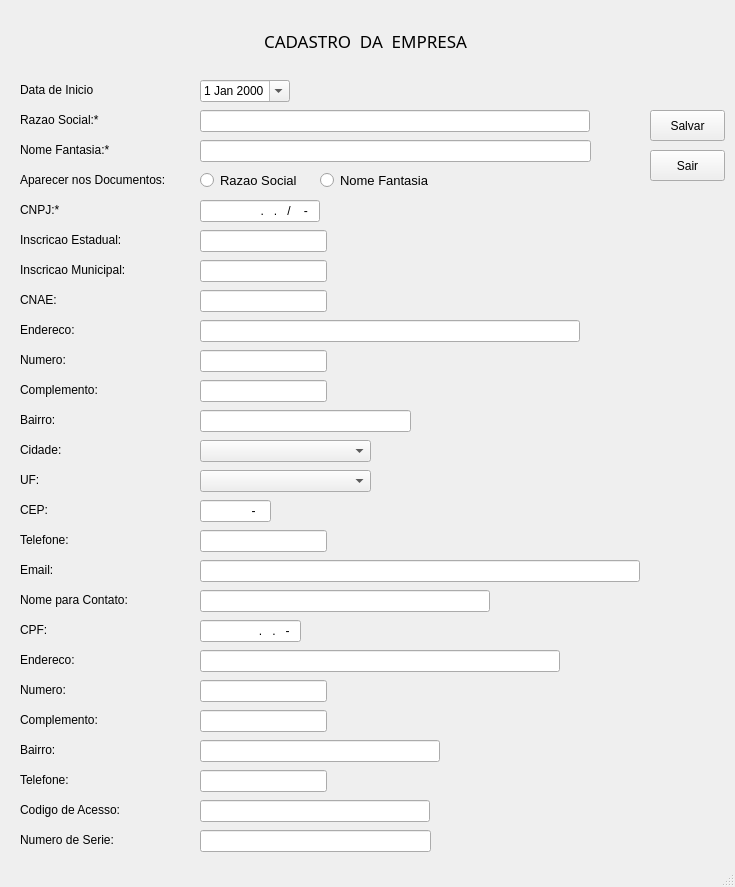
<?xml version="1.0" encoding="UTF-8"?>
<ui version="4.0">
 <class>empresa</class>
 <widget class="QMainWindow" name="empresa">
  <property name="geometry">
   <rect>
    <x>0</x>
    <y>0</y>
    <width>735</width>
    <height>887</height>
   </rect>
  </property>
  <property name="windowTitle">
   <string>MainWindow</string>
  </property>
  <property name="styleSheet">
   <string notr="true"/>
  </property>
  <widget class="QWidget" name="centralwidget">
   <widget class="QLabel" name="label_3">
    <property name="geometry">
     <rect>
      <x>20</x>
      <y>140</y>
      <width>170</width>
      <height>20</height>
     </rect>
    </property>
    <property name="styleSheet">
     <string notr="true"/>
    </property>
    <property name="text">
     <string>Nome Fantasia:*</string>
    </property>
   </widget>
   <widget class="QLineEdit" name="mcgc">
    <property name="geometry">
     <rect>
      <x>200</x>
      <y>200</y>
      <width>120</width>
      <height>22</height>
     </rect>
    </property>
    <property name="styleSheet">
     <string notr="true"/>
    </property>
    <property name="inputMask">
     <string>99.999.999/9999-99</string>
    </property>
    <property name="alignment">
     <set>Qt::AlignRight|Qt::AlignTrailing|Qt::AlignVCenter</set>
    </property>
   </widget>
   <widget class="QComboBox" name="comboBox">
    <property name="geometry">
     <rect>
      <x>200</x>
      <y>470</y>
      <width>171</width>
      <height>22</height>
     </rect>
    </property>
    <property name="styleSheet">
     <string notr="true"/>
    </property>
   </widget>
   <widget class="QLabel" name="label_2">
    <property name="geometry">
     <rect>
      <x>20</x>
      <y>110</y>
      <width>170</width>
      <height>20</height>
     </rect>
    </property>
    <property name="styleSheet">
     <string notr="true"/>
    </property>
    <property name="text">
     <string>Razao Social:*</string>
    </property>
   </widget>
   <widget class="QDateEdit" name="mdataini">
    <property name="geometry">
     <rect>
      <x>200</x>
      <y>80</y>
      <width>90</width>
      <height>22</height>
     </rect>
    </property>
    <property name="styleSheet">
     <string notr="true"/>
    </property>
    <property name="calendarPopup">
     <bool>true</bool>
    </property>
   </widget>
   <widget class="QComboBox" name="comboBox_2">
    <property name="geometry">
     <rect>
      <x>200</x>
      <y>440</y>
      <width>171</width>
      <height>22</height>
     </rect>
    </property>
    <property name="styleSheet">
     <string notr="true"/>
    </property>
   </widget>
   <widget class="QLineEdit" name="mfantasia">
    <property name="geometry">
     <rect>
      <x>200</x>
      <y>140</y>
      <width>391</width>
      <height>22</height>
     </rect>
    </property>
    <property name="styleSheet">
     <string notr="true"/>
    </property>
   </widget>
   <widget class="QLineEdit" name="minsc">
    <property name="geometry">
     <rect>
      <x>200</x>
      <y>230</y>
      <width>127</width>
      <height>22</height>
     </rect>
    </property>
    <property name="styleSheet">
     <string notr="true"/>
    </property>
   </widget>
   <widget class="QLabel" name="label_25">
    <property name="geometry">
     <rect>
      <x>20</x>
      <y>440</y>
      <width>170</width>
      <height>20</height>
     </rect>
    </property>
    <property name="styleSheet">
     <string notr="true"/>
    </property>
    <property name="text">
     <string>Cidade:</string>
    </property>
   </widget>
   <widget class="QLabel" name="label_21">
    <property name="geometry">
     <rect>
      <x>20</x>
      <y>320</y>
      <width>170</width>
      <height>20</height>
     </rect>
    </property>
    <property name="styleSheet">
     <string notr="true"/>
    </property>
    <property name="text">
     <string>Endereco:</string>
    </property>
   </widget>
   <widget class="QLineEdit" name="mrazao">
    <property name="geometry">
     <rect>
      <x>200</x>
      <y>110</y>
      <width>390</width>
      <height>22</height>
     </rect>
    </property>
    <property name="styleSheet">
     <string notr="true"/>
    </property>
   </widget>
   <widget class="QLabel" name="label_9">
    <property name="geometry">
     <rect>
      <x>20</x>
      <y>200</y>
      <width>170</width>
      <height>20</height>
     </rect>
    </property>
    <property name="styleSheet">
     <string notr="true"/>
    </property>
    <property name="text">
     <string>CNPJ:*</string>
    </property>
   </widget>
   <widget class="QLabel" name="label_11">
    <property name="geometry">
     <rect>
      <x>20</x>
      <y>230</y>
      <width>170</width>
      <height>20</height>
     </rect>
    </property>
    <property name="styleSheet">
     <string notr="true"/>
    </property>
    <property name="text">
     <string>Inscricao Estadual:</string>
    </property>
   </widget>
   <widget class="QLineEdit" name="mcnae">
    <property name="geometry">
     <rect>
      <x>200</x>
      <y>290</y>
      <width>127</width>
      <height>22</height>
     </rect>
    </property>
    <property name="styleSheet">
     <string notr="true"/>
    </property>
   </widget>
   <widget class="QLabel" name="label_6">
    <property name="geometry">
     <rect>
      <x>20</x>
      <y>170</y>
      <width>170</width>
      <height>20</height>
     </rect>
    </property>
    <property name="styleSheet">
     <string notr="true"/>
    </property>
    <property name="text">
     <string>Aparecer nos Documentos: </string>
    </property>
   </widget>
   <widget class="QLabel" name="label_13">
    <property name="geometry">
     <rect>
      <x>20</x>
      <y>290</y>
      <width>170</width>
      <height>20</height>
     </rect>
    </property>
    <property name="styleSheet">
     <string notr="true"/>
    </property>
    <property name="text">
     <string>CNAE:</string>
    </property>
   </widget>
   <widget class="QLabel" name="label_12">
    <property name="geometry">
     <rect>
      <x>20</x>
      <y>260</y>
      <width>170</width>
      <height>20</height>
     </rect>
    </property>
    <property name="styleSheet">
     <string notr="true"/>
    </property>
    <property name="text">
     <string>Inscricao Municipal:</string>
    </property>
   </widget>
   <widget class="QLabel" name="label">
    <property name="geometry">
     <rect>
      <x>20</x>
      <y>80</y>
      <width>170</width>
      <height>20</height>
     </rect>
    </property>
    <property name="styleSheet">
     <string notr="true"/>
    </property>
    <property name="text">
     <string>Data de Inicio</string>
    </property>
   </widget>
   <widget class="QLineEdit" name="minsc_mun">
    <property name="geometry">
     <rect>
      <x>200</x>
      <y>260</y>
      <width>127</width>
      <height>22</height>
     </rect>
    </property>
    <property name="styleSheet">
     <string notr="true"/>
    </property>
   </widget>
   <widget class="QLabel" name="label_30">
    <property name="geometry">
     <rect>
      <x>20</x>
      <y>470</y>
      <width>170</width>
      <height>20</height>
     </rect>
    </property>
    <property name="styleSheet">
     <string notr="true"/>
    </property>
    <property name="text">
     <string>UF:</string>
    </property>
   </widget>
   <widget class="QRadioButton" name="rb_nome_cab_razao">
    <property name="geometry">
     <rect>
      <x>200</x>
      <y>170</y>
      <width>111</width>
      <height>20</height>
     </rect>
    </property>
    <property name="font">
     <font>
      <family>Arial</family>
      <pointsize>10</pointsize>
      <italic>false</italic>
      <bold>false</bold>
     </font>
    </property>
    <property name="styleSheet">
     <string notr="true"/>
    </property>
    <property name="text">
     <string>Razao Social</string>
    </property>
   </widget>
   <widget class="QLabel" name="cadastro_empresa">
    <property name="geometry">
     <rect>
      <x>200</x>
      <y>20</y>
      <width>331</width>
      <height>41</height>
     </rect>
    </property>
    <property name="font">
     <font>
      <family>Rockwell Extra Bold</family>
      <pointsize>13</pointsize>
      <italic>false</italic>
      <bold>false</bold>
     </font>
    </property>
    <property name="focusPolicy">
     <enum>Qt::NoFocus</enum>
    </property>
    <property name="layoutDirection">
     <enum>Qt::LeftToRight</enum>
    </property>
    <property name="styleSheet">
     <string notr="true"/>
    </property>
    <property name="text">
     <string>CADASTRO  DA  EMPRESA</string>
    </property>
    <property name="textFormat">
     <enum>Qt::AutoText</enum>
    </property>
    <property name="alignment">
     <set>Qt::AlignCenter</set>
    </property>
   </widget>
   <widget class="QRadioButton" name="rb_nome_cab_fantasia">
    <property name="geometry">
     <rect>
      <x>320</x>
      <y>170</y>
      <width>121</width>
      <height>20</height>
     </rect>
    </property>
    <property name="font">
     <font>
      <family>Arial</family>
      <pointsize>10</pointsize>
      <italic>false</italic>
      <bold>false</bold>
     </font>
    </property>
    <property name="styleSheet">
     <string notr="true"/>
    </property>
    <property name="text">
     <string>Nome Fantasia</string>
    </property>
   </widget>
   <widget class="QLabel" name="label_22">
    <property name="geometry">
     <rect>
      <x>20</x>
      <y>350</y>
      <width>170</width>
      <height>20</height>
     </rect>
    </property>
    <property name="styleSheet">
     <string notr="true"/>
    </property>
    <property name="text">
     <string>Numero:</string>
    </property>
   </widget>
   <widget class="QLabel" name="label_23">
    <property name="geometry">
     <rect>
      <x>20</x>
      <y>380</y>
      <width>170</width>
      <height>20</height>
     </rect>
    </property>
    <property name="styleSheet">
     <string notr="true"/>
    </property>
    <property name="text">
     <string>Complemento:</string>
    </property>
   </widget>
   <widget class="QLabel" name="label_24">
    <property name="geometry">
     <rect>
      <x>20</x>
      <y>410</y>
      <width>170</width>
      <height>20</height>
     </rect>
    </property>
    <property name="styleSheet">
     <string notr="true"/>
    </property>
    <property name="text">
     <string>Bairro:</string>
    </property>
   </widget>
   <widget class="QLabel" name="label_26">
    <property name="geometry">
     <rect>
      <x>20</x>
      <y>500</y>
      <width>170</width>
      <height>20</height>
     </rect>
    </property>
    <property name="styleSheet">
     <string notr="true"/>
    </property>
    <property name="text">
     <string>CEP:</string>
    </property>
   </widget>
   <widget class="QLabel" name="label_27">
    <property name="geometry">
     <rect>
      <x>20</x>
      <y>530</y>
      <width>170</width>
      <height>20</height>
     </rect>
    </property>
    <property name="styleSheet">
     <string notr="true"/>
    </property>
    <property name="text">
     <string>Telefone:</string>
    </property>
   </widget>
   <widget class="QLabel" name="label_28">
    <property name="geometry">
     <rect>
      <x>20</x>
      <y>560</y>
      <width>170</width>
      <height>20</height>
     </rect>
    </property>
    <property name="styleSheet">
     <string notr="true"/>
    </property>
    <property name="text">
     <string>Email:</string>
    </property>
   </widget>
   <widget class="QLabel" name="label_29">
    <property name="geometry">
     <rect>
      <x>20</x>
      <y>590</y>
      <width>170</width>
      <height>20</height>
     </rect>
    </property>
    <property name="styleSheet">
     <string notr="true"/>
    </property>
    <property name="text">
     <string>Nome para Contato:</string>
    </property>
   </widget>
   <widget class="QLabel" name="label_31">
    <property name="geometry">
     <rect>
      <x>20</x>
      <y>620</y>
      <width>170</width>
      <height>20</height>
     </rect>
    </property>
    <property name="styleSheet">
     <string notr="true"/>
    </property>
    <property name="text">
     <string>CPF:</string>
    </property>
   </widget>
   <widget class="QLabel" name="label_32">
    <property name="geometry">
     <rect>
      <x>20</x>
      <y>650</y>
      <width>170</width>
      <height>20</height>
     </rect>
    </property>
    <property name="styleSheet">
     <string notr="true"/>
    </property>
    <property name="text">
     <string>Endereco:</string>
    </property>
   </widget>
   <widget class="QLabel" name="label_33">
    <property name="geometry">
     <rect>
      <x>20</x>
      <y>680</y>
      <width>170</width>
      <height>20</height>
     </rect>
    </property>
    <property name="styleSheet">
     <string notr="true"/>
    </property>
    <property name="text">
     <string>Numero:</string>
    </property>
   </widget>
   <widget class="QLabel" name="label_34">
    <property name="geometry">
     <rect>
      <x>20</x>
      <y>740</y>
      <width>170</width>
      <height>20</height>
     </rect>
    </property>
    <property name="styleSheet">
     <string notr="true"/>
    </property>
    <property name="text">
     <string>Bairro:</string>
    </property>
   </widget>
   <widget class="QLabel" name="label_35">
    <property name="geometry">
     <rect>
      <x>20</x>
      <y>710</y>
      <width>170</width>
      <height>20</height>
     </rect>
    </property>
    <property name="styleSheet">
     <string notr="true"/>
    </property>
    <property name="text">
     <string>Complemento:</string>
    </property>
   </widget>
   <widget class="QLabel" name="label_38">
    <property name="geometry">
     <rect>
      <x>20</x>
      <y>770</y>
      <width>170</width>
      <height>20</height>
     </rect>
    </property>
    <property name="styleSheet">
     <string notr="true"/>
    </property>
    <property name="text">
     <string>Telefone:</string>
    </property>
   </widget>
   <widget class="QLabel" name="label_40">
    <property name="geometry">
     <rect>
      <x>20</x>
      <y>830</y>
      <width>170</width>
      <height>20</height>
     </rect>
    </property>
    <property name="styleSheet">
     <string notr="true"/>
    </property>
    <property name="text">
     <string>Numero de Serie:</string>
    </property>
   </widget>
   <widget class="QLabel" name="label_41">
    <property name="geometry">
     <rect>
      <x>20</x>
      <y>800</y>
      <width>170</width>
      <height>20</height>
     </rect>
    </property>
    <property name="styleSheet">
     <string notr="true"/>
    </property>
    <property name="text">
     <string>Codigo de Acesso:</string>
    </property>
   </widget>
   <widget class="QLineEdit" name="mend_firma">
    <property name="geometry">
     <rect>
      <x>200</x>
      <y>320</y>
      <width>380</width>
      <height>22</height>
     </rect>
    </property>
    <property name="styleSheet">
     <string notr="true"/>
    </property>
   </widget>
   <widget class="QLineEdit" name="mnumero">
    <property name="geometry">
     <rect>
      <x>200</x>
      <y>350</y>
      <width>127</width>
      <height>22</height>
     </rect>
    </property>
    <property name="styleSheet">
     <string notr="true"/>
    </property>
   </widget>
   <widget class="QLineEdit" name="mcomplemento">
    <property name="geometry">
     <rect>
      <x>200</x>
      <y>380</y>
      <width>127</width>
      <height>22</height>
     </rect>
    </property>
    <property name="styleSheet">
     <string notr="true"/>
    </property>
   </widget>
   <widget class="QLineEdit" name="mbairro">
    <property name="geometry">
     <rect>
      <x>200</x>
      <y>410</y>
      <width>211</width>
      <height>22</height>
     </rect>
    </property>
    <property name="styleSheet">
     <string notr="true"/>
    </property>
   </widget>
   <widget class="QLineEdit" name="mcep">
    <property name="geometry">
     <rect>
      <x>200</x>
      <y>500</y>
      <width>71</width>
      <height>22</height>
     </rect>
    </property>
    <property name="styleSheet">
     <string notr="true"/>
    </property>
    <property name="inputMask">
     <string>99999-999</string>
    </property>
    <property name="alignment">
     <set>Qt::AlignRight|Qt::AlignTrailing|Qt::AlignVCenter</set>
    </property>
   </widget>
   <widget class="QLineEdit" name="mfone">
    <property name="geometry">
     <rect>
      <x>200</x>
      <y>530</y>
      <width>127</width>
      <height>22</height>
     </rect>
    </property>
    <property name="styleSheet">
     <string notr="true"/>
    </property>
   </widget>
   <widget class="QLineEdit" name="memail">
    <property name="geometry">
     <rect>
      <x>200</x>
      <y>560</y>
      <width>440</width>
      <height>22</height>
     </rect>
    </property>
    <property name="styleSheet">
     <string notr="true"/>
    </property>
   </widget>
   <widget class="QLineEdit" name="mcontato">
    <property name="geometry">
     <rect>
      <x>200</x>
      <y>590</y>
      <width>290</width>
      <height>22</height>
     </rect>
    </property>
    <property name="styleSheet">
     <string notr="true"/>
    </property>
   </widget>
   <widget class="QLineEdit" name="mcont_cpf">
    <property name="geometry">
     <rect>
      <x>200</x>
      <y>620</y>
      <width>101</width>
      <height>22</height>
     </rect>
    </property>
    <property name="styleSheet">
     <string notr="true"/>
    </property>
    <property name="inputMask">
     <string>999.999.999-99</string>
    </property>
    <property name="alignment">
     <set>Qt::AlignRight|Qt::AlignTrailing|Qt::AlignVCenter</set>
    </property>
   </widget>
   <widget class="QLineEdit" name="mlogradouro">
    <property name="geometry">
     <rect>
      <x>200</x>
      <y>650</y>
      <width>360</width>
      <height>22</height>
     </rect>
    </property>
    <property name="styleSheet">
     <string notr="true"/>
    </property>
   </widget>
   <widget class="QLineEdit" name="mcont_numer">
    <property name="geometry">
     <rect>
      <x>200</x>
      <y>680</y>
      <width>127</width>
      <height>22</height>
     </rect>
    </property>
    <property name="styleSheet">
     <string notr="true"/>
    </property>
   </widget>
   <widget class="QLineEdit" name="mcont_compl">
    <property name="geometry">
     <rect>
      <x>200</x>
      <y>710</y>
      <width>127</width>
      <height>22</height>
     </rect>
    </property>
    <property name="styleSheet">
     <string notr="true"/>
    </property>
   </widget>
   <widget class="QLineEdit" name="mcont_bairr">
    <property name="geometry">
     <rect>
      <x>200</x>
      <y>740</y>
      <width>240</width>
      <height>22</height>
     </rect>
    </property>
    <property name="styleSheet">
     <string notr="true"/>
    </property>
   </widget>
   <widget class="QLineEdit" name="mcont_tel">
    <property name="geometry">
     <rect>
      <x>200</x>
      <y>770</y>
      <width>127</width>
      <height>22</height>
     </rect>
    </property>
    <property name="styleSheet">
     <string notr="true"/>
    </property>
   </widget>
   <widget class="QLineEdit" name="mcod_acess">
    <property name="geometry">
     <rect>
      <x>200</x>
      <y>800</y>
      <width>230</width>
      <height>22</height>
     </rect>
    </property>
    <property name="styleSheet">
     <string notr="true"/>
    </property>
   </widget>
   <widget class="QLineEdit" name="mserie">
    <property name="geometry">
     <rect>
      <x>200</x>
      <y>830</y>
      <width>231</width>
      <height>22</height>
     </rect>
    </property>
    <property name="styleSheet">
     <string notr="true"/>
    </property>
   </widget>
   <widget class="QPushButton" name="bt_salvar">
    <property name="geometry">
     <rect>
      <x>650</x>
      <y>110</y>
      <width>75</width>
      <height>31</height>
     </rect>
    </property>
    <property name="text">
     <string>Salvar</string>
    </property>
   </widget>
   <widget class="QPushButton" name="bt_sair">
    <property name="geometry">
     <rect>
      <x>650</x>
      <y>150</y>
      <width>75</width>
      <height>31</height>
     </rect>
    </property>
    <property name="text">
     <string>Sair</string>
    </property>
   </widget>
  </widget>
  <widget class="QStatusBar" name="statusbar"/>
 </widget>
 <tabstops>
  <tabstop>mdataini</tabstop>
  <tabstop>mrazao</tabstop>
  <tabstop>mfantasia</tabstop>
  <tabstop>rb_nome_cab_razao</tabstop>
  <tabstop>rb_nome_cab_fantasia</tabstop>
  <tabstop>mcgc</tabstop>
  <tabstop>minsc</tabstop>
  <tabstop>minsc_mun</tabstop>
  <tabstop>mcnae</tabstop>
  <tabstop>mend_firma</tabstop>
  <tabstop>mnumero</tabstop>
  <tabstop>mcomplemento</tabstop>
  <tabstop>mbairro</tabstop>
  <tabstop>comboBox_2</tabstop>
  <tabstop>comboBox</tabstop>
  <tabstop>mcep</tabstop>
  <tabstop>mfone</tabstop>
  <tabstop>memail</tabstop>
  <tabstop>mcontato</tabstop>
  <tabstop>mcont_cpf</tabstop>
  <tabstop>mlogradouro</tabstop>
  <tabstop>mcont_numer</tabstop>
  <tabstop>mcont_compl</tabstop>
  <tabstop>mcont_bairr</tabstop>
  <tabstop>mcont_tel</tabstop>
  <tabstop>mcod_acess</tabstop>
  <tabstop>mserie</tabstop>
  <tabstop>bt_salvar</tabstop>
  <tabstop>bt_sair</tabstop>
 </tabstops>
 <resources/>
 <connections/>
</ui>
